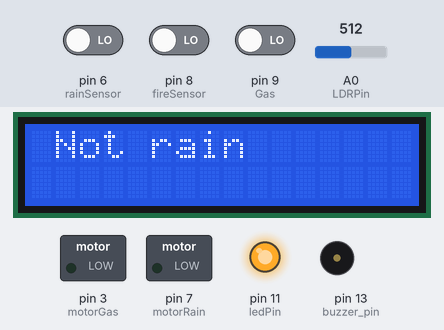
Bench run of a sketch on a simulated Arduino Uno, built with avr-gcc and run on an emulated ATmega328P. Parts: 16×2 character LCD, switched loads named in the sketch (green lamp = pin HIGH), output pins drawn as LEDs (lit = HIGH), buzzer (waves = sounding, pin HIGH). The inputs (shaded band) are chosen by the test bench; at power-on: pin 6 (rainSensor) LOW, A0 (LDRPin) = 512, pin 8 (fireSensor) LOW, pin 9 (Gas) LOW.

Above: at 1.2 s.
1.3 s: pin 6 (rainSensor) driven HIGH
At 3.2 s:
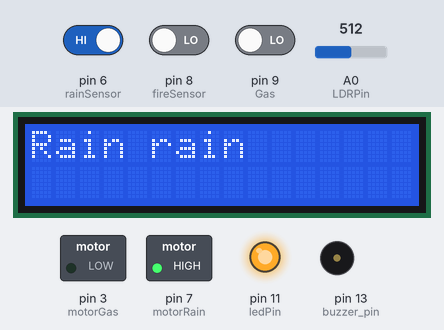
3.5 s: A0 (LDRPin) set to 683
5.3 s: A0 (LDRPin) set to 707
At 7.1 s:
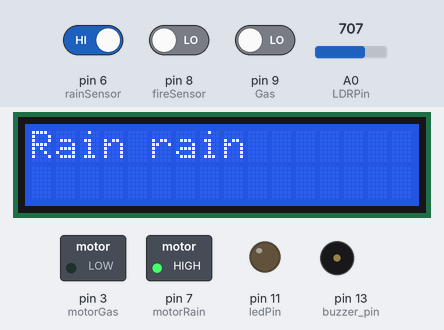
7.6 s: pin 8 (fireSensor) driven HIGH
At 9.1 s:
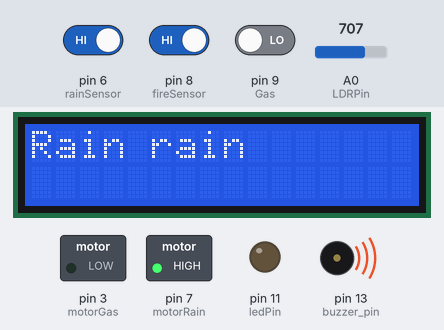
9.6 s: pin 9 (Gas) driven HIGH
At 11.0 s:
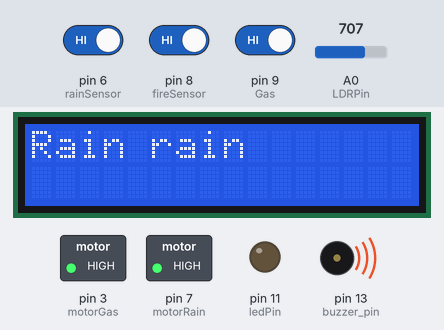
11.6 s: pin 6 (rainSensor) driven LOW
At 13.0 s:
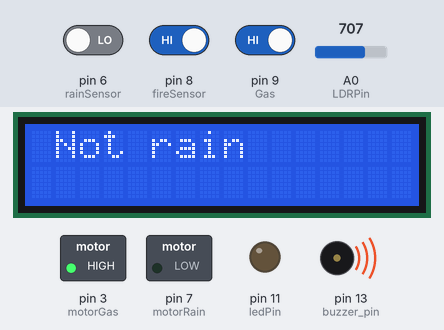
Timing chart, 0 to 14.6 s (numbered marks = the images above; inputs shaded):
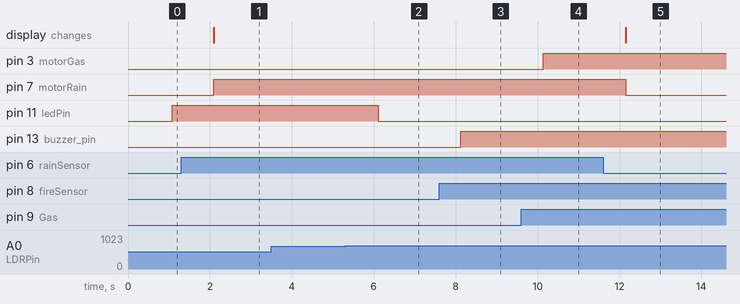

Measured:
- the behaviour switches between 700 and 701 on A0 (LDRPin) (found by bisection; images 1 and 2)
- after the input at 1.3 s, pin 7 (motorRain): LOW → HIGH after 0.80 s; the display: changes after 0.80 s (image 1)
- after the input at 3.5 s, every drawn part: stays the same
- after the input at 5.3 s, pin 11 (ledPin): HIGH → LOW after 0.81 s
- after the input at 7.6 s, pin 13 (buzzer_pin): LOW → HIGH after 0.53 s
- after the input at 9.6 s, pin 3 (motorGas): LOW → HIGH after 0.54 s
- after the input at 11.6 s, pin 7 (motorRain): HIGH → LOW after 0.55 s; the display: changes after 0.55 s (image 5)

The sketch:

PRO2.ino
```cpp
#include <LiquidCrystal_I2C.h>

LiquidCrystal_I2C lcd(0x27,16,2);

//alarm
int buzzer_pin= 13;
//fire sensor
int fireSensor = 8;
//motor
int motorRain = 7;
int motorGas = 3;

int rainSensor = 6; // Chân tín hiệu cảm biến mưa ở chân digital 6 (arduino)
//GAS sensor
int Gas = 9;
int redLed = 4;
int greenLed = 5;
//den gara
const int ledPin = 11;
const int LDRPin = A0;

void setup()
{
  Serial.begin(9600);// Khởi động Serial ở baudrate 9600
  lcd.init();
  lcd.backlight();

  pinMode(Gas , INPUT);
  pinMode(fireSensor , INPUT);
  pinMode(rainSensor,INPUT);// Đặt chân cảm biến mưa là INPUT, vì tín hiệu sẽ được truyền đến cho Arduino

  pinMode(motorGas,OUTPUT);
  pinMode(buzzer_pin,OUTPUT);
  pinMode(motorRain,OUTPUT);

  //den gara
  pinMode(ledPin, OUTPUT);
  pinMode(LDRPin, INPUT);
  //den gara


  lcd.setCursor(0,0);
  lcd.println("xin chao");
}

void loop() {
  // iterate over the notes of the melody:

  int rain = digitalRead(rainSensor);//Đọc tín hiệu cảm biến mưa
  if (rain == HIGH)
  {
    lcd.setCursor(0,0);
    lcd.print("Rain");
    digitalWrite(motorRain,HIGH);
  }
  else
  {
    lcd.setCursor(0,0);
    lcd.print(" Not rain");
    digitalWrite(motorRain,LOW);
  }

  //GAS SENSOR
   if(digitalRead(Gas) == HIGH){
    digitalWrite(redLed , HIGH);
    digitalWrite(greenLed, LOW);
    digitalWrite(motorGas,HIGH);
  }
  else{
  digitalWrite(greenLed, HIGH);
  digitalWrite(redLed ,LOW);
  digitalWrite(motorGas,LOW);
  }
  //fire sensor
  if(digitalRead(fireSensor) == HIGH){
    digitalWrite(buzzer_pin , HIGH);
//    digitalWrite(greenLed, LOW);
//    digitalWrite(motorGas,HIGH);
  }
  else{
//  digitalWrite(greenLed, HIGH);
  digitalWrite(buzzer_pin ,LOW);
//  digitalWrite(motorGas,LOW);
  }

  delay(1000);

  //den gara

  int ldrStatus = analogRead(LDRPin);
  if (ldrStatus <= 700) {
  digitalWrite(ledPin, HIGH);
  } else {
  digitalWrite(ledPin, LOW);

  }
}
```
